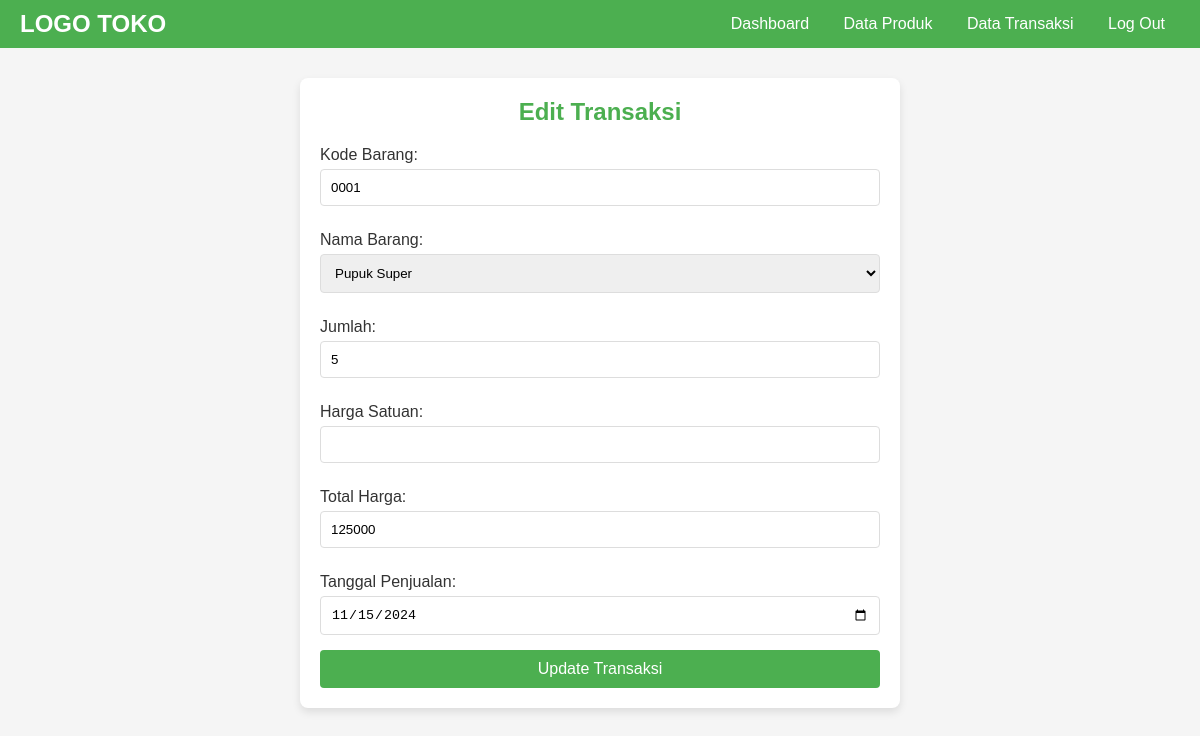
The app's page /tani_maju/edit_transaksi.php?id=10 (signed in) with its own data.
### tables this page shows
CREATE TABLE `transaksi_penjualan` (
  `id_transaksi` int(11) NOT NULL,
  `kode_barang` varchar(50) DEFAULT NULL,
  `nama_barang` varchar(100) NOT NULL,
  `jumlah` int(11) NOT NULL,
  `harga_satuan` varchar(10) NOT NULL,
  `total_harga` varchar(10) NOT NULL,
  `tanggal_penjualan` date NOT NULL
);

CREATE TABLE `produk` (
  `id_produk` int(11) NOT NULL,
  `kode_barang` varchar(50) NOT NULL,
  `nama_barang` varchar(100) NOT NULL,
  `harga_satuan` decimal(10,2) NOT NULL,
  `stok` int(11) NOT NULL
);

### tani_maju/edit_transaksi.php (the view, shortened to what this page needs)
<?php
include 'koneksi.php';
$id = $_GET['id'];
$transaksiResult = $koneksi->prepare("SELECT * FROM Transaksi_Penjualan WHERE id_transaksi = ?");
$transaksiResult->bind_param("i", $id);
$transaksiResult->execute();
$transaksi = $transaksiResult->get_result()->fetch_assoc();
$produkResult = $koneksi->query("SELECT kode_barang, nama_barang, harga_satuan FROM Produk");
$produkData = [];
while ($row = $produkResult->fetch_assoc()) {
    $produkData[] = $row;
}
?>
<!DOCTYPE html>
<html lang="en">
<head>
</head>
<body>
<div class="navbar">
    <div class="logo">LOGO TOKO</div>
    <nav>
        <a href="kasir_dashboard.php">Dashboard</a>
        <a href="data_produk.php">Data Produk</a>
        <a href="data_transaksi.php">Data Transaksi</a>
        <a href="logout.php">Log Out</a>
    </nav>
</div>
<div class="content">
    <h2>Edit Transaksi</h2>
    <form action="" method="POST">
        <label for="kode_barang">Kode Barang:</label>
        <input type="text" id="kode_barang" name="kode_barang" value="<?php echo $transaksi['kode_barang']; ?>" readonly>
        <label for="nama_barang">Nama Barang:</label>
        <select id="nama_barang" required>
            <?php foreach ($produkData as $produk): ?>
                <option value="<?php echo $produk['kode_barang']; ?>"
                        data-harga="<?php echo $produk['harga_satuan']; ?>"
                        data-nama="<?php echo $produk['nama_barang']; ?>"
                    <?php echo $produk['kode_barang'] === $transaksi['kode_barang'] ? 'selected' : ''; ?>>
                    <?php echo $produk['nama_barang']; ?>
                </option>
            <?php endforeach; ?>
        </select>
        <label for="jumlah">Jumlah:</label>
        <input type="number" id="jumlah" name="jumlah" value="<?php echo $transaksi['jumlah']; ?>" required>
        <label for="harga_satuan">Harga Satuan:</label>
        <input type="number" id="harga_satuan" name="harga_satuan" value="<?php echo $transaksi['harga_satuan']; ?>" readonly>
        <label for="total_harga">Total Harga:</label>
        <input type="number" id="total_harga" name="total_harga" value="<?php echo $transaksi['total_harga']; ?>" readonly>
        <label for="tanggal_penjualan">Tanggal Penjualan:</label>
        <input type="date" id="tanggal_penjualan" name="tanggal_penjualan" value="<?php echo $transaksi['tanggal_penjualan']; ?>" required>
        <button type="submit">Update Transaksi</button>
    </form>
</div>
</body>
</html>

### tani_maju/edit_transaksi.php (style rules this page uses)
* { margin: 0; padding: 0; box-sizing: border-box; }
body { font-family: Arial, sans-serif; background-color: #f5f5f5; display: flex; flex-direction: column; align-items: center; }
.navbar { display: flex; justify-content: space-between; align-items: center; width: 100%; padding: 10px 20px; background-color: #4CAF50; color: #fff; }
.navbar .logo { font-weight: bold; font-size: 24px; }
.navbar nav a { color: white; margin: 0 15px; text-decoration: none; font-size: 16px; }
.content { width: 80%; max-width: 600px; margin-top: 30px; padding: 20px; background-color: #fff; box-shadow: 0 4px 8px rgba(0, 0, 0, 0.1); border-radius: 8px; text-align: center; }
h2 { color: #4CAF50; margin-bottom: 20px; }
label { display: block; margin-top: 10px; text-align: left; color: #333; }
input[type="number"], input[type="text"], select, input[type="date"] { width: 100%; padding: 10px; margin: 5px 0 15px 0; border: 1px solid #ddd; border-radius: 4px; }
button { background-color: #4CAF50; color: white; padding: 10px 20px; border: none; border-radius: 4px; cursor: pointer; width: 100%; font-size: 16px; }

### records on screen
transaksi_penjualan: kode_barang "0001", kode_barang.nama_barang "Pupuk Super", jumlah "5", total_harga "125000", tanggal_penjualan "11/15/2024"
